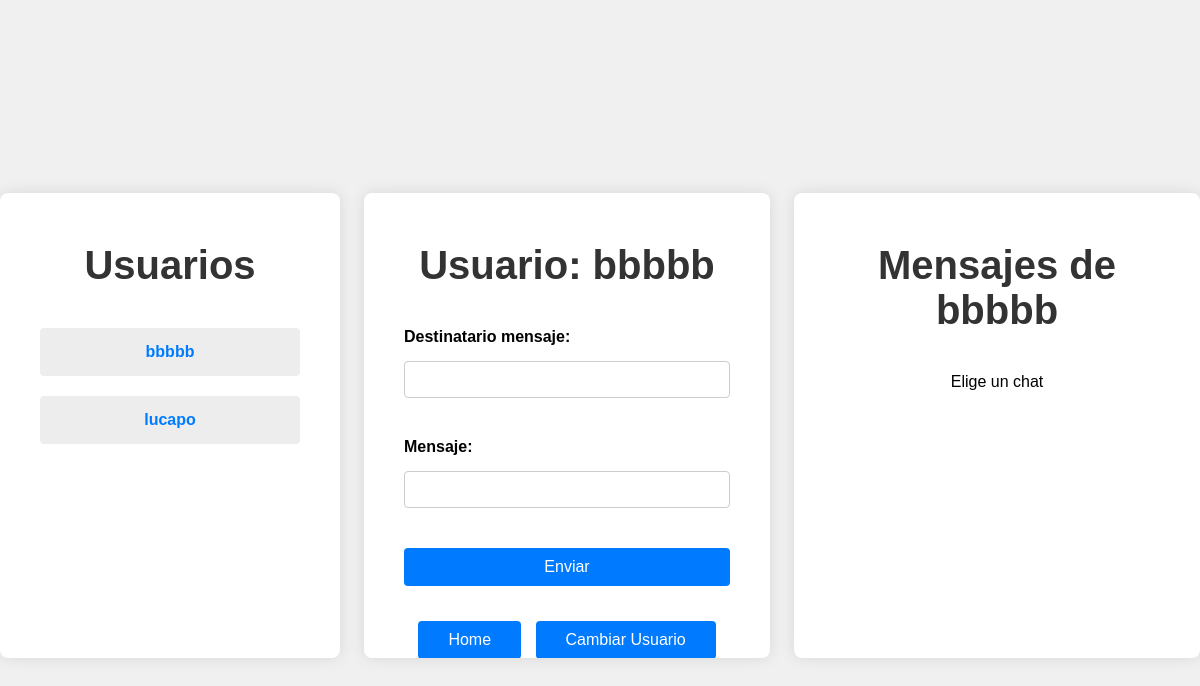
Page /chat (signed in) on the earlier database version.
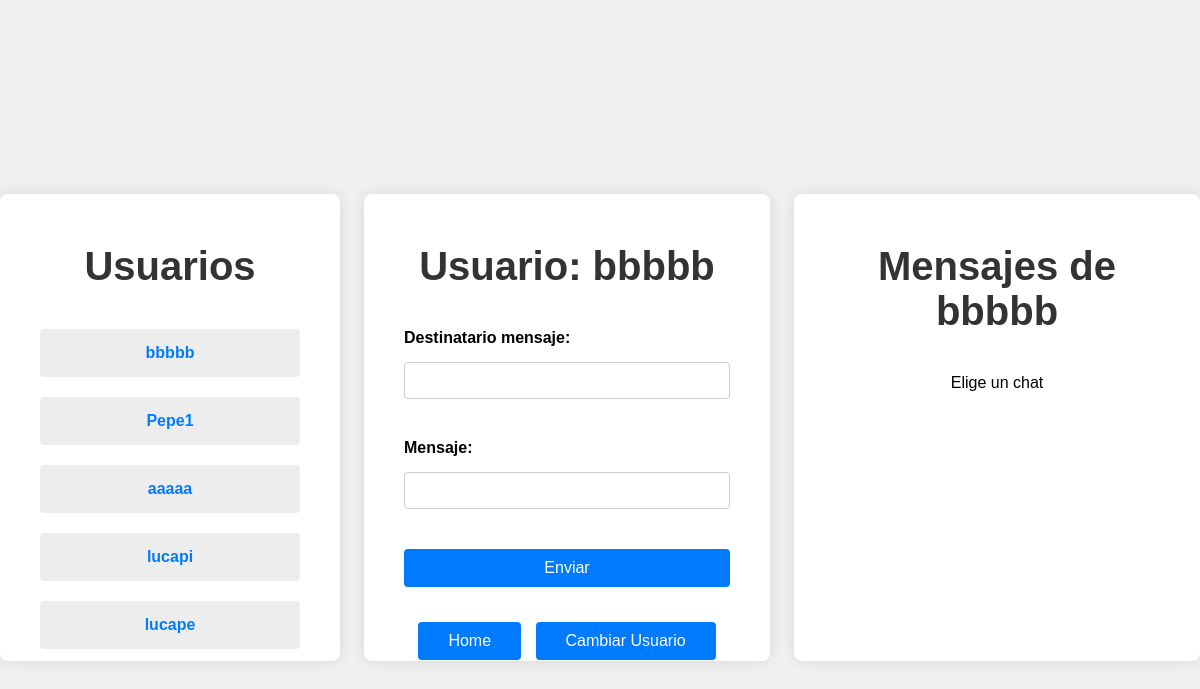
Same page on the later database version.
### tables this page shows
CREATE TABLE users(
    id INTEGER PRIMARY KEY AUTOINCREMENT,
    username string UNIQUE, 
    pwd string NOT NULL,
    salt string NOT NULL,
    rol string NOT NULL,
    correo string NOT NULL,
    public_ip string NULL);

### app.py (the view, shortened to what this page needs)
@app.route('/chat', methods=['GET', 'POST'])
def chat():
    if 'user_id' not in session:
        return redirect(url_for('login'))
    messages = None
    users = get_users()
    selected_user = request.args.get('user')
    if selected_user:
        messages = messages_descifrados(selected_user, session['user_id'])
    return render_template('chat.html', messages= messages, users = users, username=get_name_by_id(session['user_id'])["username"])

### db_functions/user_functions.py (called while the page is built)
def get_name_by_id(user_id):
    conn = sql.connect('cripto.sqlite')
    conn.row_factory = sql.Row
    cursor = conn.cursor()
    cursor.execute('SELECT username FROM users WHERE id = ?', (user_id,))
    return cursor.fetchone()

def get_users():
    conn = sql.connect('cripto.sqlite')
    conn.row_factory = sql.Row
    cursor = conn.cursor()
    cursor.execute("""SELECT * FROM users""")
    return cursor.fetchall()

### templates/chat.html (shortened to what this page needs)
<!DOCTYPE html>
<html lang="es">
<head>
    <link rel="stylesheet" href="{{ url_for('static', filename='style/chatc.css') }}">
</head>
<body>
    <div class="usuarios">
        <h2>Usuarios</h2>
        <ul class="numerousuarios">
            {% for usr in users %}
            {% if usr["rol"] == "Usuario" %}
            <li>
                <a href="/chat?user={{ usr["id"] }}" style="text-decoration: none;">
                    <strong class= "a">{{usr["username"]}}</strong>
                </a>
            </li>
            {% endif %}
            {% endfor %}
        </ul>
    </div>
    <div class="container">
        <h2>Usuario: {{username}}</h2>
        <form method="post">
            <div class="form-group">
                <label for="recipient">Destinatario mensaje:</label>
                <input type="text" id="recipient" name="recipient" required>
            </div>
            <div class="form-group">
                <label for="message">Mensaje:</label>
                <input type="text" id="message" name="message" required>
            </div>
            <button type="submit">Enviar</button>
        </form>
        <div class="links">
            <a href="/home" class="botonesheader">Home</a>
            <a href="/login" class="botonesheader">Cambiar Usuario</a>
        </div>
    </div>
    <div class="container">
        <h2>Mensajes de {{username}}</h2>
        <ul class="messages">
        {% if messages == "Empty" %}
            <p>Escribe el primer mensaje</p>
        {% else %}
            <p>Elige un chat</p>
        {% endif %}
        </ul>
    </div>
</body>
</html>

Differences in the rows shown:
removed users: username "lucapo"
added users: username "Pepe1"
added users: username "aaaaa"
added users: username "lucapi"
added users: username "lucape"
